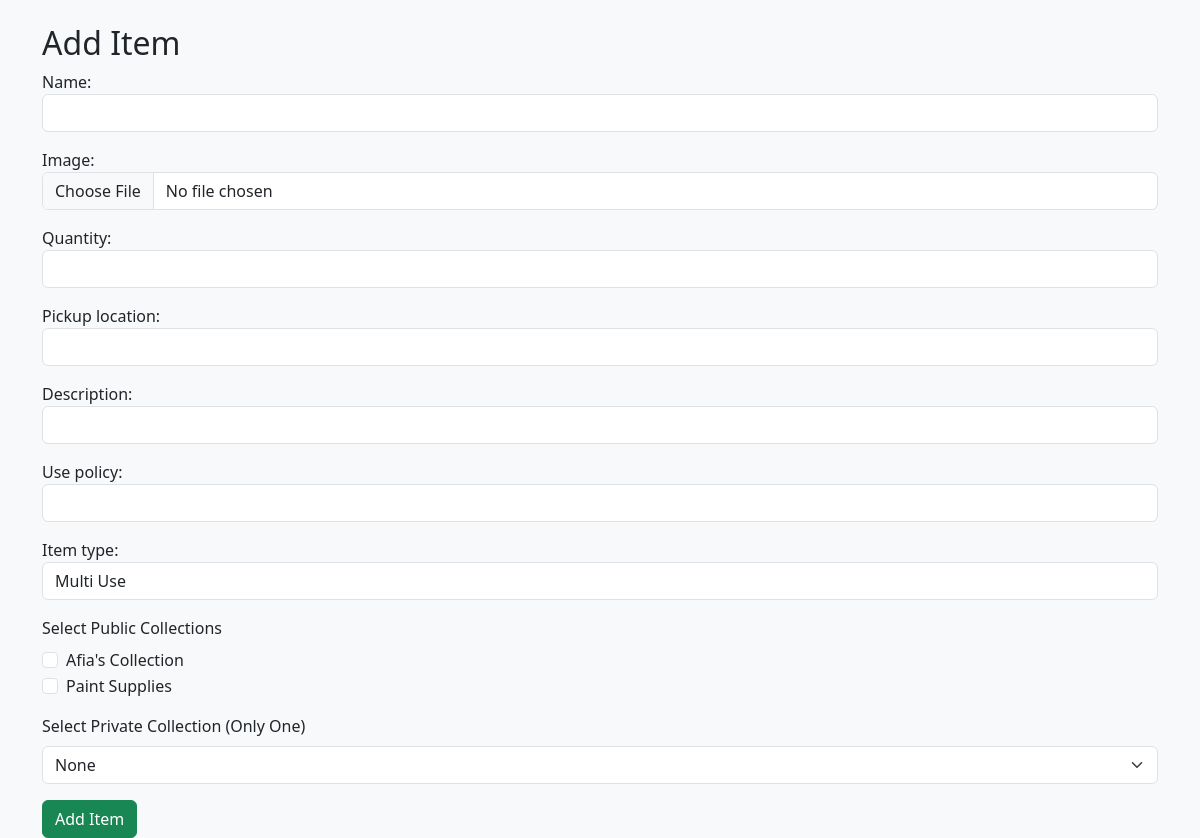
/artlibrary/add_item/, run on an earlier commit of the app's database.
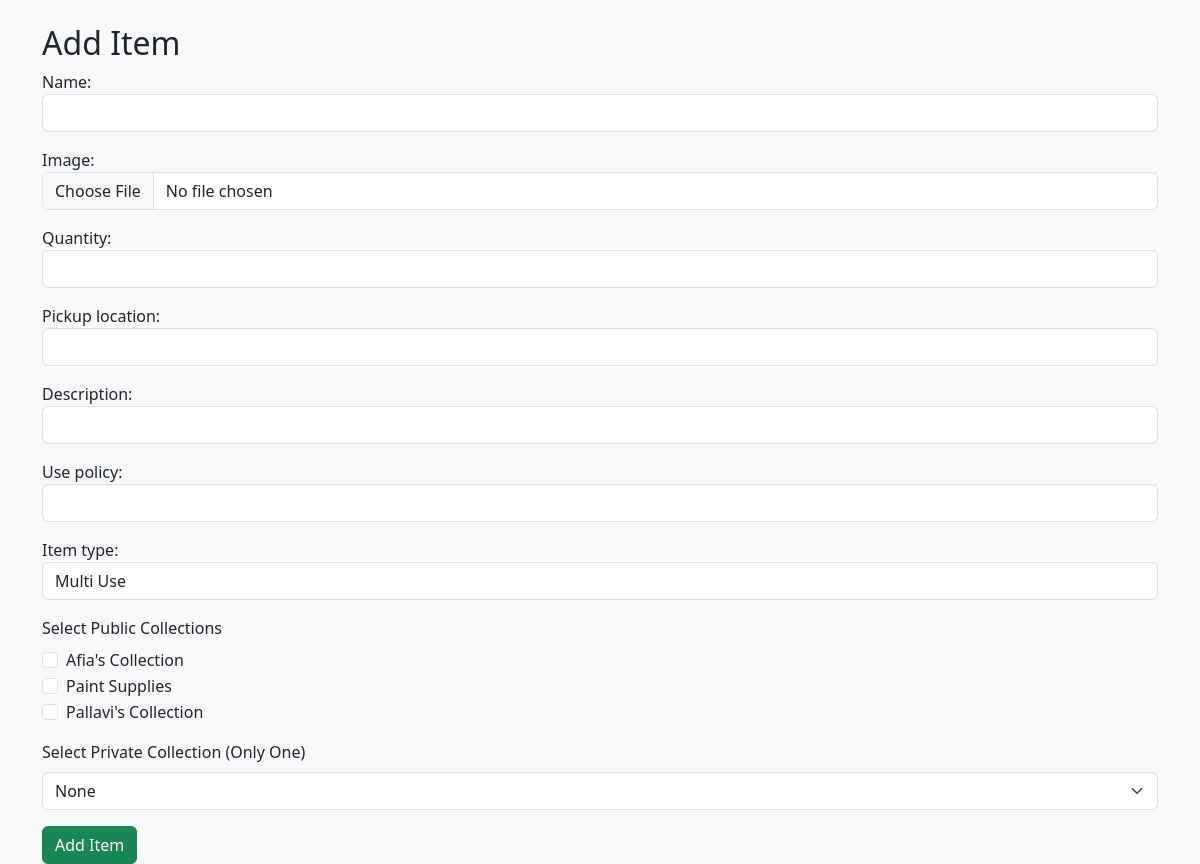
And on a later commit of the database.
### artlibrary/models.py (models this page shows, shortened)
class Collection(models.Model):
    title=models.CharField(max_length=255)
    description=models.TextField(blank=True,null=True)
    num_items=models.PositiveIntegerField(default=0)
    is_public=models.BooleanField(default=True)
    users=models.ManyToManyField(CustomUser,blank=True,related_name='collections')
    added_by = models.ForeignKey(CustomUser, on_delete=models.CASCADE, related_name='created_collections',default=2)

### artlibrary/views.py (the view, shortened to what this page needs)
# urls.py: path('add_item/',views.add_item,name="add_item"),
def add_item(request):
    collections = Collection.objects.all()
    add_item_form = AddArtSupplyForm(request.POST or None, request.FILES or None)
    return render(request, 'artlibrary/add_item.html', {
        'add_item_form': add_item_form,
        'collections': collections
    })

### artlibrary/forms.py
class AddArtSupplyForm(forms.ModelForm):
    class Meta:
        model = ArtSupply
        fields = ['name', 'image', 'quantity', 'pickup_location','description','use_policy','item_type']
        widgets = {
            'name': forms.TextInput(attrs={'class': 'form-control'}),
            'quantity': forms.NumberInput(attrs={'class': 'form-control'}),
            'pickup_location': forms.TextInput(attrs={'class': 'form-control'}),
            'image': forms.ClearableFileInput(attrs={'class': 'form-control'}),
            'description': forms.TextInput(attrs={'class': 'form-control'}),
            'use_policy':forms.TextInput(attrs={'class':'form-control'}),
            'item_type':forms.Select(attrs={'class':'form-control'}),
        }

### artlibrary/templates/artlibrary/add_item.html (shortened to what this page needs)
{% load django_bootstrap5 %}
<!DOCTYPE html>
<html lang="en">
<head>
    {% bootstrap_css %}
</head>
<body class="bg-light">
    <div class="container mt-4">
        <h2>Add Item</h2>
        <form method="POST" enctype="multipart/form-data">
            {{ add_item_form.as_p }}
            <div class="mb-3">
                <label class="form-label">Select Public Collections</label>
                <div>
                    {% for collection in collections %}
                        {% if collection.is_public %}
                            <div class="form-check">
                                <input class="form-check-input" type="checkbox" name="public_collections" value="{{ collection.id }}" id="public_{{ collection.id }}">
                                <label class="form-check-label" for="public_{{ collection.id }}">
                                    {{ collection.title }}
                                </label>
                            </div>
                        {% endif %}
                    {% endfor %}
                </div>
            </div>
            <div class="mb-3">
                <label for="private_collection" class="form-label">Select Private Collection (Only One)</label>
                <select id="private_collection" name="private_collection" class="form-select">
                    <option value="">None</option>
                </select>
            </div>
            <button type="submit" name="add_item" class="btn btn-success">Add Item</button>
        </form>
    </div>
</body>
</html>

What changed in the data, as far as the page shows it:
added Collection: title "Pallavi's Collection"
